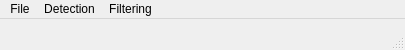
<?xml version="1.0" encoding="UTF-8"?>
<ui version="4.0">
 <class>MainWindow</class>
 <widget class="QMainWindow" name="MainWindow">
  <property name="geometry">
   <rect>
    <x>0</x>
    <y>0</y>
    <width>405</width>
    <height>50</height>
   </rect>
  </property>
  <property name="sizePolicy">
   <sizepolicy hsizetype="Preferred" vsizetype="Preferred">
    <horstretch>0</horstretch>
    <verstretch>0</verstretch>
   </sizepolicy>
  </property>
  <property name="maximumSize">
   <size>
    <width>16777215</width>
    <height>50</height>
   </size>
  </property>
  <property name="windowTitle">
   <string>Pictorial Structures Demo</string>
  </property>
  <widget class="QWidget" name="centralWidget">
   <property name="enabled">
    <bool>false</bool>
   </property>
   <property name="maximumSize">
    <size>
     <width>16777215</width>
     <height>0</height>
    </size>
   </property>
  </widget>
  <widget class="QMenuBar" name="menuBar">
   <property name="geometry">
    <rect>
     <x>0</x>
     <y>0</y>
     <width>405</width>
     <height>20</height>
    </rect>
   </property>
   <widget class="QMenu" name="menuDetection">
    <property name="title">
     <string>Detection</string>
    </property>
    <addaction name="actionDetect"/>
   </widget>
   <widget class="QMenu" name="menuFiltering">
    <property name="title">
     <string>Filtering</string>
    </property>
    <addaction name="actionConfigure_filtering"/>
   </widget>
   <widget class="QMenu" name="menuFile">
    <property name="title">
     <string>File</string>
    </property>
    <addaction name="actionTrain_Pictorial_Structure"/>
    <addaction name="actionLoad_Pictorial_Structure"/>
    <addaction name="actionSave_Pictorial_Structure"/>
   </widget>
   <addaction name="menuFile"/>
   <addaction name="menuDetection"/>
   <addaction name="menuFiltering"/>
  </widget>
  <widget class="QStatusBar" name="statusBar"/>
  <action name="actionTrain_Pictorial_Structure">
   <property name="text">
    <string>Train Pictorial Structure</string>
   </property>
  </action>
  <action name="actionLoad_Pictorial_Structure">
   <property name="text">
    <string>Load Pictorial Structure</string>
   </property>
  </action>
  <action name="actionSave_Pictorial_Structure">
   <property name="text">
    <string>Save Pictorial Structure</string>
   </property>
  </action>
  <action name="actionDetect">
   <property name="text">
    <string>Detect</string>
   </property>
  </action>
  <action name="actionConfigure_filtering">
   <property name="text">
    <string>Configure filtering</string>
   </property>
  </action>
  <action name="actionTrain">
   <property name="text">
    <string>Train</string>
   </property>
  </action>
 </widget>
 <layoutdefault spacing="6" margin="11"/>
 <resources/>
 <connections>
  <connection>
   <sender>actionDetect</sender>
   <signal>triggered()</signal>
   <receiver>MainWindow</receiver>
   <slot>detect()</slot>
   <hints>
    <hint type="sourcelabel">
     <x>-1</x>
     <y>-1</y>
    </hint>
    <hint type="destinationlabel">
     <x>199</x>
     <y>41</y>
    </hint>
   </hints>
  </connection>
  <connection>
   <sender>actionConfigure_filtering</sender>
   <signal>triggered()</signal>
   <receiver>MainWindow</receiver>
   <slot>configureFiltering()</slot>
   <hints>
    <hint type="sourcelabel">
     <x>-1</x>
     <y>-1</y>
    </hint>
    <hint type="destinationlabel">
     <x>199</x>
     <y>41</y>
    </hint>
   </hints>
  </connection>
  <connection>
   <sender>actionTrain_Pictorial_Structure</sender>
   <signal>triggered()</signal>
   <receiver>MainWindow</receiver>
   <slot>trainPictorialStructure()</slot>
   <hints>
    <hint type="sourcelabel">
     <x>-1</x>
     <y>-1</y>
    </hint>
    <hint type="destinationlabel">
     <x>202</x>
     <y>20</y>
    </hint>
   </hints>
  </connection>
  <connection>
   <sender>actionLoad_Pictorial_Structure</sender>
   <signal>triggered()</signal>
   <receiver>MainWindow</receiver>
   <slot>loadPictorialStructure()</slot>
   <hints>
    <hint type="sourcelabel">
     <x>-1</x>
     <y>-1</y>
    </hint>
    <hint type="destinationlabel">
     <x>202</x>
     <y>39</y>
    </hint>
   </hints>
  </connection>
  <connection>
   <sender>actionSave_Pictorial_Structure</sender>
   <signal>triggered()</signal>
   <receiver>MainWindow</receiver>
   <slot>savePictorialStructure()</slot>
   <hints>
    <hint type="sourcelabel">
     <x>-1</x>
     <y>-1</y>
    </hint>
    <hint type="destinationlabel">
     <x>202</x>
     <y>39</y>
    </hint>
   </hints>
  </connection>
 </connections>
 <slots>
  <slot>detect()</slot>
  <slot>configureFiltering()</slot>
  <slot>trainPictorialStructure()</slot>
  <slot>loadPictorialStructure()</slot>
  <slot>savePictorialStructure()</slot>
 </slots>
</ui>
